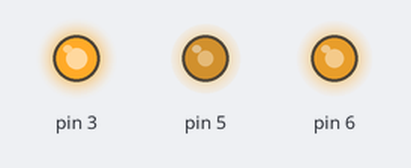
A sketch run on a simulated Arduino Uno, built with avr-gcc and run on an emulated ATmega328P. On the bench: output pins drawn as LEDs (lit = HIGH).

Above: at 0.05 s.
At 2.6 s:
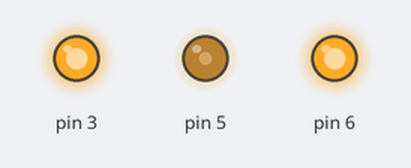
At 5.2 s:
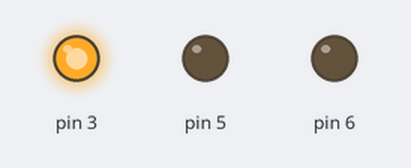
Timing chart, 0 to 6.0 s (numbered marks = the images above):
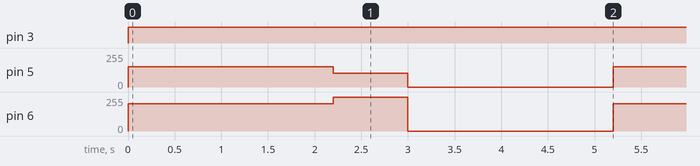

Measured:
- by itself, pin 3: LOW → HIGH at 0.00 s
- by itself, pin 5: repeats every 5.2 s: 102/255 0.80 s, 0/255 2.2 s, 153/255 2.2 s
- by itself, pin 6: repeats every 5.2 s: 255/255 0.80 s, 0/255 2.2 s, 204/255 2.2 s

The sketch:

LedRgb.ino
```cpp
void setup()
{
  pinMode(3, OUTPUT);
  pinMode(6, OUTPUT);
  pinMode(5, OUTPUT);
}

void loop()
{
  analogWrite(3, 255);
  analogWrite(6, 204);
  analogWrite(5, 153);
  delay(2200);
  analogWrite(3, 255);
  analogWrite(6, 255);
  analogWrite(5, 102);
  delay(800);
  analogWrite(3, 255);
  analogWrite(6, 0);
  analogWrite(5, 0);
  delay(2200);
}
```
